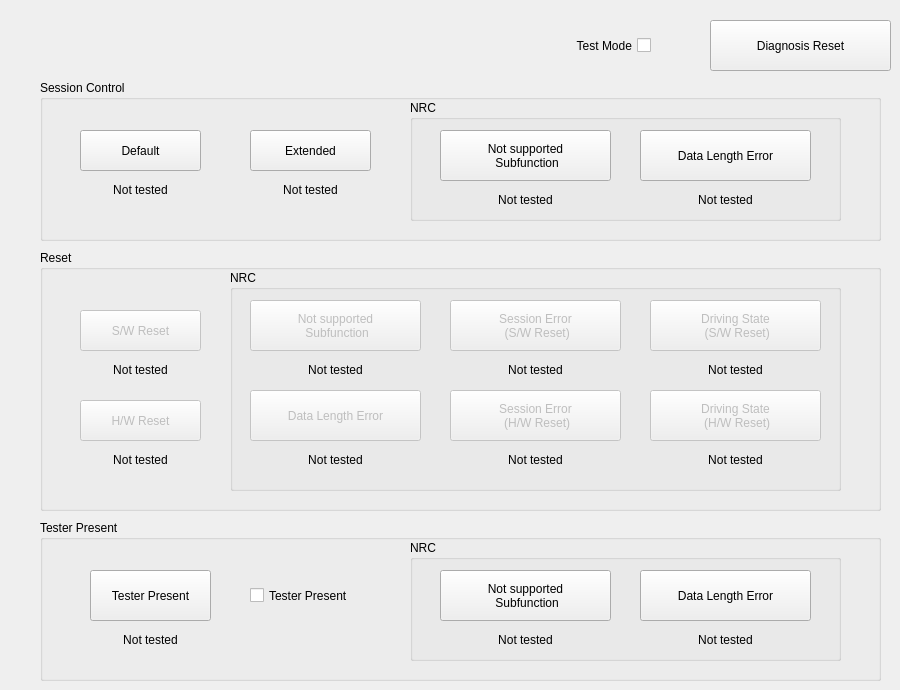
    <widget class="QWidget" name="diagnosis_basic">
     <attribute name="title">
      <string>Diagnosis - Basic</string>
     </attribute>
     <widget class="QGroupBox" name="sess_box">
      <property name="geometry">
       <rect>
        <x>40</x>
        <y>80</y>
        <width>841</width>
        <height>161</height>
       </rect>
      </property>
      <property name="title">
       <string>Session Control</string>
      </property>
      <widget class="QPushButton" name="btn_sess_default">
       <property name="geometry">
        <rect>
         <x>40</x>
         <y>50</y>
         <width>121</width>
         <height>41</height>
        </rect>
       </property>
       <property name="text">
        <string>Default</string>
       </property>
      </widget>
      <widget class="QGroupBox" name="sess_nrc_box">
       <property name="geometry">
        <rect>
         <x>370</x>
         <y>20</y>
         <width>431</width>
         <height>121</height>
        </rect>
       </property>
       <property name="title">
        <string>NRC</string>
       </property>
       <widget class="QPushButton" name="btn_sess_nrc_12">
        <property name="geometry">
         <rect>
          <x>30</x>
          <y>30</y>
          <width>171</width>
          <height>51</height>
         </rect>
        </property>
        <property name="text">
         <string>Not supported 
 Subfunction</string>
        </property>
       </widget>
       <widget class="QLabel" name="label_sess_nrc_12">
        <property name="geometry">
         <rect>
          <x>30</x>
          <y>90</y>
          <width>171</width>
          <height>20</height>
         </rect>
        </property>
        <property name="text">
         <string>Not tested</string>
        </property>
        <property name="alignment">
         <set>Qt::AlignCenter</set>
        </property>
       </widget>
       <widget class="QPushButton" name="btn_sess_nrc_13">
        <property name="geometry">
         <rect>
          <x>230</x>
          <y>30</y>
          <width>171</width>
          <height>51</height>
         </rect>
        </property>
        <property name="text">
         <string>Data Length Error</string>
        </property>
       </widget>
       <widget class="QLabel" name="label_sess_nrc_13">
        <property name="geometry">
         <rect>
          <x>230</x>
          <y>90</y>
          <width>171</width>
          <height>20</height>
         </rect>
        </property>
        <property name="text">
         <string>Not tested</string>
        </property>
        <property name="alignment">
         <set>Qt::AlignCenter</set>
        </property>
       </widget>
      </widget>
      <widget class="QPushButton" name="btn_sess_extended">
       <property name="geometry">
        <rect>
         <x>210</x>
         <y>50</y>
         <width>121</width>
         <height>41</height>
        </rect>
       </property>
       <property name="text">
        <string>Extended</string>
       </property>
      </widget>
      <widget class="QLabel" name="label_sess_extended">
       <property name="geometry">
        <rect>
         <x>210</x>
         <y>100</y>
         <width>121</width>
         <height>20</height>
        </rect>
       </property>
       <property name="text">
        <string>Not tested</string>
       </property>
       <property name="alignment">
        <set>Qt::AlignCenter</set>
       </property>
      </widget>
      <widget class="QLabel" name="label_sess_default">
       <property name="geometry">
        <rect>
         <x>40</x>
         <y>100</y>
         <width>121</width>
         <height>20</height>
        </rect>
       </property>
       <property name="text">
        <string>Not tested</string>
       </property>
       <property name="alignment">
        <set>Qt::AlignCenter</set>
       </property>
      </widget>
     </widget>
     <widget class="QGroupBox" name="reset_box">
      <property name="geometry">
       <rect>
        <x>40</x>
        <y>250</y>
        <width>841</width>
        <height>261</height>
       </rect>
      </property>
      <property name="title">
       <string>Reset</string>
      </property>
      <widget class="QGroupBox" name="reset_nrc_box">
       <property name="geometry">
        <rect>
         <x>190</x>
         <y>20</y>
         <width>611</width>
         <height>221</height>
        </rect>
       </property>
       <property name="title">
        <string>NRC</string>
       </property>
       <widget class="QLabel" name="label_reset_nrc_12">
        <property name="geometry">
         <rect>
          <x>20</x>
          <y>90</y>
          <width>171</width>
          <height>20</height>
         </rect>
        </property>
        <property name="text">
         <string>Not tested</string>
        </property>
        <property name="alignment">
         <set>Qt::AlignCenter</set>
        </property>
       </widget>
       <widget class="QPushButton" name="btn_reset_nrc_12">
        <property name="enabled">
         <bool>false</bool>
        </property>
        <property name="geometry">
         <rect>
          <x>20</x>
          <y>30</y>
          <width>171</width>
          <height>51</height>
         </rect>
        </property>
        <property name="text">
         <string>Not supported 
 Subfunction</string>
        </property>
       </widget>
       <widget class="QPushButton" name="btn_reset_nrc_13">
        <property name="enabled">
         <bool>false</bool>
        </property>
        <property name="geometry">
         <rect>
          <x>20</x>
          <y>120</y>
          <width>171</width>
          <height>51</height>
         </rect>
        </property>
        <property name="text">
         <string>Data Length Error</string>
        </property>
       </widget>
       <widget class="QLabel" name="label_reset_nrc_13">
        <property name="geometry">
         <rect>
          <x>20</x>
          <y>180</y>
          <width>171</width>
          <height>20</height>
         </rect>
        </property>
        <property name="text">
         <string>Not tested</string>
        </property>
        <property name="alignment">
         <set>Qt::AlignCenter</set>
        </property>
       </widget>
       <widget class="QPushButton" name="btn_reset_nrc_7f_sw">
        <property name="enabled">
         <bool>false</bool>
        </property>
        <property name="geometry">
         <rect>
          <x>220</x>
          <y>30</y>
          <width>171</width>
          <height>51</height>
         </rect>
        </property>
        <property name="text">
         <string>Session Error 
 (S/W Reset)</string>
        </property>
       </widget>
       <widget class="QLabel" name="label_reset_nrc_7f_sw">
        <property name="geometry">
         <rect>
          <x>220</x>
          <y>90</y>
          <width>171</width>
          <height>20</height>
         </rect>
        </property>
        <property name="text">
         <string>Not tested</string>
        </property>
        <property name="alignment">
         <set>Qt::AlignCenter</set>
        </property>
       </widget>
       <widget class="QLabel" name="label_reset_nrc_7f_hw">
        <property name="geometry">
         <rect>
          <x>220</x>
          <y>180</y>
          <width>171</width>
          <height>20</height>
         </rect>
        </property>
        <property name="text">
         <string>Not tested</string>
        </property>
        <property name="alignment">
         <set>Qt::AlignCenter</set>
        </property>
       </widget>
       <widget class="QPushButton" name="btn_reset_nrc_7f_hw">
        <property name="enabled">
         <bool>false</bool>
        </property>
        <property name="geometry">
         <rect>
          <x>220</x>
          <y>120</y>
          <width>171</width>
          <height>51</height>
         </rect>
        </property>
        <property name="text">
         <string>Session Error 
 (H/W Reset)</string>
        </property>
       </widget>
       <widget class="QLabel" name="label_reset_nrc_22_hw">
        <property name="geometry">
         <rect>
          <x>420</x>
          <y>90</y>
          <width>171</width>
          <height>20</height>
         </rect>
        </property>
        <property name="text">
         <string>Not tested</string>
        </property>
        <property name="alignment">
         <set>Qt::AlignCenter</set>
        </property>
       </widget>
       <widget class="QLabel" name="label_reset_nrc_22hw">
        <property name="geometry">
         <rect>
          <x>420</x>
          <y>180</y>
          <width>171</width>
          <height>20</height>
         </rect>
        </property>
        <property name="text">
         <string>Not tested</string>
        </property>
        <property name="alignment">
         <set>Qt::AlignCenter</set>
        </property>
       </widget>
       <widget class="QPushButton" name="btn_reset_nrc_22_hw">
        <property name="enabled">
         <bool>false</bool>
        </property>
        <property name="geometry">
         <rect>
          <x>420</x>
          <y>120</y>
          <width>171</width>
          <height>51</height>
         </rect>
        </property>
        <property name="text">
         <string>Driving State 
 (H/W Reset)</string>
        </property>
       </widget>
       <widget class="QPushButton" name="btn_reset_nrc_22_sw">
        <property name="enabled">
         <bool>false</bool>
        </property>
        <property name="geometry">
         <rect>
          <x>420</x>
          <y>30</y>
          <width>171</width>
          <height>51</height>
         </rect>
        </property>
        <property name="text">
         <string>Driving State 
 (S/W Reset)</string>
        </property>
       </widget>
      </widget>
      <widget class="QPushButton" name="btn_reset_sw">
       <property name="enabled">
        <bool>false</bool>
       </property>
       <property name="geometry">
        <rect>
         <x>40</x>
         <y>60</y>
         <width>121</width>
         <height>41</height>
        </rect>
       </property>
       <property name="text">
        <string>S/W Reset</string>
       </property>
      </widget>
      <widget class="QLabel" name="label_reset_sw">
       <property name="geometry">
        <rect>
         <x>40</x>
         <y>110</y>
         <width>121</width>
         <height>20</height>
        </rect>
       </property>
       <property name="text">
        <string>Not tested</string>
       </property>
       <property name="alignment">
        <set>Qt::AlignCenter</set>
       </property>
      </widget>
      <widget class="QLabel" name="label_reset_hw">
       <property name="geometry">
        <rect>
         <x>40</x>
         <y>200</y>
         <width>121</width>
         <height>20</height>
        </rect>
       </property>
       <property name="text">
        <string>Not tested</string>
       </property>
       <property name="alignment">
        <set>Qt::AlignCenter</set>
       </property>
      </widget>
      <widget class="QPushButton" name="btn_reset_hw">
       <property name="enabled">
        <bool>false</bool>
       </property>
       <property name="geometry">
        <rect>
         <x>40</x>
         <y>150</y>
         <width>121</width>
         <height>41</height>
        </rect>
       </property>
       <property name="text">
        <string>H/W Reset</string>
       </property>
      </widget>
     </widget>
     <widget class="QPushButton" name="btn_diag_reset_basic">
      <property name="geometry">
       <rect>
        <x>710</x>
        <y>20</y>
        <width>181</width>
        <height>51</height>
       </rect>
      </property>
      <property name="text">
       <string>Diagnosis Reset</string>
      </property>
     </widget>
     <widget class="QCheckBox" name="chkbox_diag_test_mode_basic">
      <property name="geometry">
       <rect>
        <x>510</x>
        <y>30</y>
        <width>141</width>
        <height>31</height>
       </rect>
      </property>
      <property name="layoutDirection">
       <enum>Qt::RightToLeft</enum>
      </property>
      <property name="text">
       <string>Test Mode</string>
      </property>
     </widget>
     <widget class="QGroupBox" name="tester_box">
      <property name="geometry">
       <rect>
        <x>40</x>
        <y>520</y>
        <width>841</width>
        <height>161</height>
       </rect>
      </property>
      <property name="title">
       <string>Tester Present</string>
      </property>
      <widget class="QPushButton" name="btn_tester">
       <property name="geometry">
        <rect>
         <x>50</x>
         <y>50</y>
         <width>121</width>
         <height>51</height>
        </rect>
       </property>
       <property name="text">
        <string>Tester Present</string>
       </property>
      </widget>
      <widget class="QGroupBox" name="tester_nrc_box">
       <property name="geometry">
        <rect>
         <x>370</x>
         <y>20</y>
         <width>431</width>
         <height>121</height>
        </rect>
       </property>
       <property name="title">
        <string>NRC</string>
       </property>
       <widget class="QPushButton" name="btn_tester_nrc_12">
        <property name="geometry">
         <rect>
          <x>30</x>
          <y>30</y>
          <width>171</width>
          <height>51</height>
         </rect>
        </property>
        <property name="text">
         <string>Not supported 
 Subfunction</string>
        </property>
       </widget>
       <widget class="QLabel" name="label_tester_nrc_12">
        <property name="geometry">
         <rect>
          <x>30</x>
          <y>90</y>
          <width>171</width>
          <height>20</height>
         </rect>
        </property>
        <property name="text">
         <string>Not tested</string>
        </property>
        <property name="alignment">
         <set>Qt::AlignCenter</set>
        </property>
       </widget>
       <widget class="QPushButton" name="btn_tester_nrc_13">
        <property name="geometry">
         <rect>
          <x>230</x>
          <y>30</y>
          <width>171</width>
          <height>51</height>
         </rect>
        </property>
        <property name="text">
         <string>Data Length Error</string>
        </property>
       </widget>
       <widget class="QLabel" name="label_tester_nrc_13">
        <property name="geometry">
         <rect>
          <x>230</x>
          <y>90</y>
          <width>171</width>
          <height>20</height>
         </rect>
        </property>
        <property name="text">
         <string>Not tested</string>
        </property>
        <property name="alignment">
         <set>Qt::AlignCenter</set>
        </property>
       </widget>
      </widget>
      <widget class="QLabel" name="label_tester">
       <property name="geometry">
        <rect>
         <x>50</x>
         <y>110</y>
         <width>121</width>
         <height>20</height>
        </rect>
       </property>
       <property name="text">
        <string>Not tested</string>
       </property>
       <property name="alignment">
        <set>Qt::AlignCenter</set>
       </property>
      </widget>
      <widget class="QCheckBox" name="chkbox_tester_present">
       <property name="geometry">
        <rect>
         <x>210</x>
         <y>60</y>
         <width>141</width>
         <height>31</height>
        </rect>
       </property>
       <property name="layoutDirection">
        <enum>Qt::LeftToRight</enum>
       </property>
       <property name="text">
        <string>Tester Present </string>
       </property>
      </widget>
     </widget>
    </widget>
